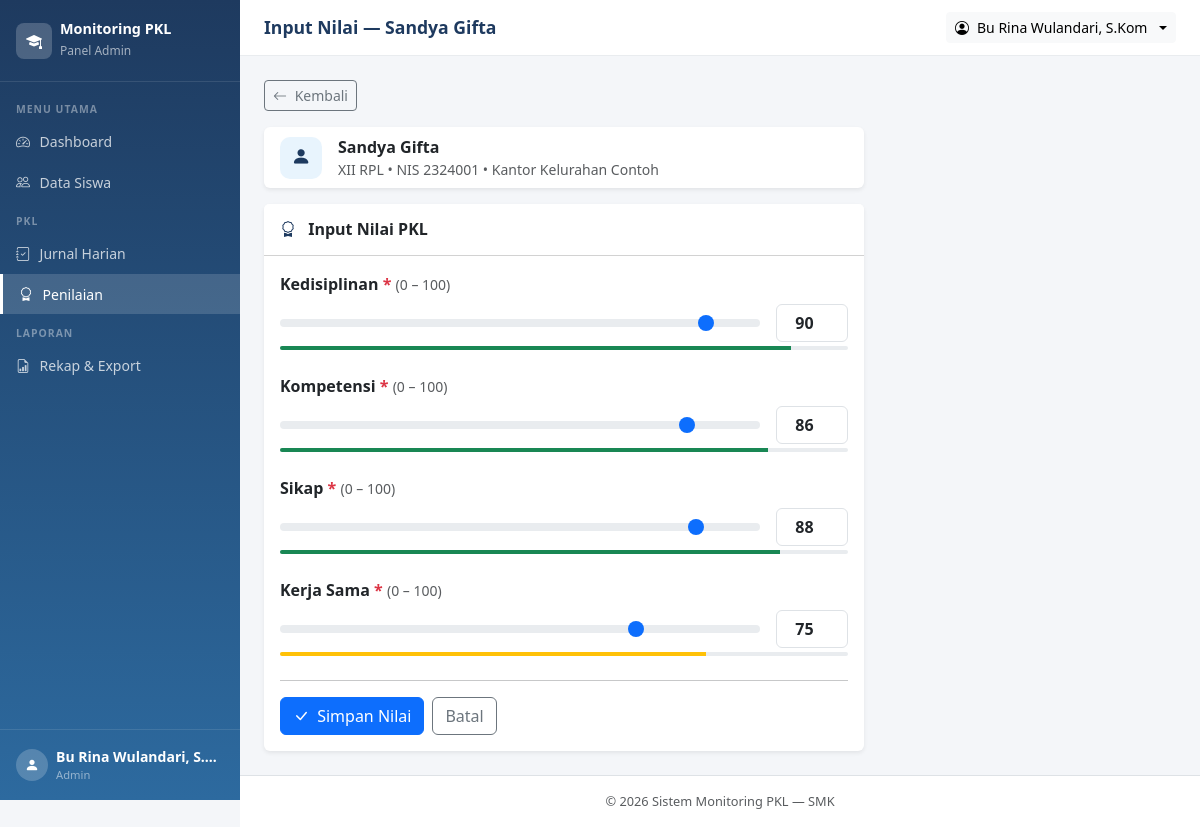
The page /admin/nilai/form.php?siswa_id=1 (signed in) on the database its author committed.
### tables this page shows
CREATE TABLE IF NOT EXISTS `siswa` (
  `id`                        INT UNSIGNED  NOT NULL AUTO_INCREMENT,
  `user_id`                   INT UNSIGNED  NOT NULL COMMENT 'Relasi ke users.id (akun siswa)',
  `nis`                       VARCHAR(20)   NOT NULL COMMENT 'Nomor Induk Siswa',
  `kelas`                     VARCHAR(20)   NOT NULL COMMENT 'Contoh: XII RPL 1',
  `tempat_pkl`                VARCHAR(150)  NOT NULL COMMENT 'Nama perusahaan/instansi',
  `alamat_pkl`                VARCHAR(255)  DEFAULT NULL COMMENT 'Alamat tempat PKL, boleh kosong',
  `nama_pembimbing_industri`  VARCHAR(100)  NOT NULL COMMENT 'Mentor di tempat PKL, hanya data',
  `no_hp_pembimbing_industri` VARCHAR(20)   DEFAULT NULL COMMENT 'Boleh kosong',
  `guru_pembimbing_id`        INT UNSIGNED  NOT NULL COMMENT 'Relasi ke users.id (guru/admin)',
  `tgl_mulai`                 DATE          NOT NULL,
  `tgl_selesai`               DATE          NOT NULL COMMENT 'Tidak boleh sebelum tgl_mulai',
  PRIMARY KEY (`id`),
  UNIQUE KEY `uq_nis`     (`nis`),
  UNIQUE KEY `uq_user_id` (`user_id`),
  KEY `idx_guru_pembimbing` (`guru_pembimbing_id`),
  KEY `idx_kelas`           (`kelas`),
  CONSTRAINT `fk_siswa_user`
    FOREIGN KEY (`user_id`)
    REFERENCES `users`(`id`)
    ON DELETE CASCADE,
  CONSTRAINT `fk_siswa_guru`
    FOREIGN KEY (`guru_pembimbing_id`)
    REFERENCES `users`(`id`)
    ON DELETE RESTRICT    
);

CREATE TABLE IF NOT EXISTS `users` (
  `id`         INT UNSIGNED  NOT NULL AUTO_INCREMENT,
  `nama`       VARCHAR(100)  NOT NULL,
  `username`   VARCHAR(50)   NOT NULL,
  `password`   VARCHAR(255)  NOT NULL COMMENT 'Hasil password_hash(), bukan teks asli',
  `role`       ENUM('admin','siswa') NOT NULL DEFAULT 'siswa',
  `created_at` TIMESTAMP     NOT NULL DEFAULT CURRENT_TIMESTAMP,
  PRIMARY KEY (`id`),
  UNIQUE KEY `uq_username` (`username`)
);

### includes/auth.php (called while the page is built, shortened)
<?php
function current_user(): array
{
    return [
        'user_id'  => $_SESSION['user_id']  ?? null,
        'nama'     => $_SESSION['nama']     ?? '',
        'username' => $_SESSION['username'] ?? '',
        'role'     => $_SESSION['role']     ?? '',
        'siswa_id' => $_SESSION['siswa_id'] ?? null,
    ];
}
function current_role(): string
{
    return $_SESSION['role'] ?? '';
}

### includes/functions.php (called while the page is built, shortened)
<?php
function e(string $string): string
{
    return htmlspecialchars($string, ENT_QUOTES, 'UTF-8');
}

### admin/nilai/form.php (the view, shortened to what this page needs)
<?php
require_once __DIR__ . '/../../includes/auth.php';
require_once __DIR__ . '/../../includes/functions.php';
$db       = get_db();
$siswa_id = (int)($_GET['siswa_id'] ?? 0);
$aspek_list = ['Kedisiplinan', 'Kompetensi', 'Sikap', 'Kerja Sama'];
$stmt = $db->prepare("
    SELECT s.*, u.nama AS nama_siswa, u.username
    FROM siswa s JOIN users u ON s.user_id = u.id
    WHERE s.id = ?
");
$stmt->execute([$siswa_id]);
$siswa = $stmt->fetch();
$n_stmt = $db->prepare("SELECT aspek_penilaian, nilai FROM nilai WHERE siswa_id = ?");
$n_stmt->execute([$siswa_id]);
$nilai_existing = [];
foreach ($n_stmt->fetchAll() as $n) {
    $nilai_existing[$n['aspek_penilaian']] = $n['nilai'];
}
$page_title = 'Input Nilai — ' . $siswa['nama_siswa'];
require_once __DIR__ . '/../../includes/header.php';
?>
<div class="mb-3">
  <a href="<?= APP_URL ?>/admin/nilai/index.php" class="btn btn-sm btn-outline-secondary">
    <i class="bi bi-arrow-left me-1"></i> Kembali
  </a>
</div>
<div class="card border-0 shadow-sm mb-3" style="max-width:600px">
  <div class="card-body py-2 px-3">
    <div class="d-flex align-items-center gap-3">
      <div style="width:42px;height:42px;background:#e8f4fd;border-radius:10px;display:flex;align-items:center;justify-content:center">
        <i class="bi bi-person-fill" style="color:#1e3a5f;font-size:1.2rem"></i>
      </div>
      <div>
        <div class="fw-bold"><?= e($siswa['nama_siswa']) ?></div>
        <div class="text-muted small">
          <?= e($siswa['kelas']) ?> &bull; NIS <?= e($siswa['nis']) ?> &bull; <?= e($siswa['tempat_pkl']) ?>
        </div>
      </div>
    </div>
  </div>
</div>
<div class="card border-0 shadow-sm" style="max-width:600px">
  <div class="card-header bg-white py-3">
    <h6 class="mb-0 fw-bold">
      <i class="bi bi-award me-2" style="color:#1e3a5f"></i>
      Input Nilai PKL
    </h6>
  </div>
  <div class="card-body">
    <form method="POST" novalidate>
      <?php foreach ($aspek_list as $aspek):
        $existing = $nilai_existing[$aspek] ?? '';
        $posted   = isset($_POST['nilai'][$aspek]) ? (int)$_POST['nilai'][$aspek] : $existing;
      ?>
      <div class="mb-4">
        <label class="form-label fw-semibold">
          <?= e($aspek) ?>
          <span class="text-danger">*</span>
          <span class="text-muted fw-normal small">(0 – 100)</span>
        </label>
        <div class="d-flex align-items-center gap-3">
          <input type="range" class="form-range flex-grow-1"
                 min="0" max="100" step="1"
                 value="<?= e($posted !== '' ? $posted : 75) ?>"
                 oninput="document.getElementById('num_<?= $aspek ?>').value=this.value">
          <input type="number" name="nilai[<?= e($aspek) ?>]"
                 id="num_<?= $aspek ?>"
                 class="form-control text-center fw-bold"
                 style="width:72px"
                 min="0" max="100"
                 value="<?= e($posted !== '' ? $posted : 75) ?>"
                 oninput="syncSlider(this, '<?= $aspek ?>')"
                 required>
        </div>
        <div class="progress mt-1" style="height:4px">
          <div class="progress-bar <?= ($posted !== '' && $posted >= 75) ? 'bg-success' : 'bg-warning' ?>"
               id="bar_<?= $aspek ?>"
               style="width:<?= $posted !== '' ? $posted : 75 ?>%"></div>
        </div>
      </div>
      <?php endforeach; ?>
      <hr>
      <div class="d-flex gap-2">
        <button type="submit" class="btn btn-primary">
          <i class="bi bi-check-lg me-1"></i> Simpan Nilai
        </button>
        <a href="<?= APP_URL ?>/admin/nilai/index.php" class="btn btn-outline-secondary">Batal</a>
      </div>
    </form>
  </div>
</div>
<?php require_once __DIR__ . '/../../includes/footer.php'; ?>

### includes/header.php (shortened to what this page needs)
<?php
require_once __DIR__ . '/../includes/functions.php';
require_once __DIR__ . '/../includes/auth.php';
$page_title = $page_title ?? 'Monitoring PKL';
$user       = current_user();
$role       = current_role();
$base = ($role === 'admin') ? APP_URL . '/admin' : APP_URL . '/siswa';
$current = basename($_SERVER['PHP_SELF']);
$current_dir = basename(dirname($_SERVER['PHP_SELF']));
?>
<!DOCTYPE html>
<html lang="id">
<head>
  <link href="https://cdn.jsdelivr.net/npm/bootstrap@5.3.3/dist/css/bootstrap.min.css" rel="stylesheet">
  <link href="https://cdn.jsdelivr.net/npm/bootstrap-icons@1.11.3/font/bootstrap-icons.min.css" rel="stylesheet">
</head>
<body>
<nav class="sidebar" id="sidebar">
  <a href="<?= $base ?>/dashboard.php" class="sidebar-brand d-flex align-items-center gap-2 text-decoration-none">
    <div style="width:36px;height:36px;background:rgba(255,255,255,0.2);border-radius:8px;display:flex;align-items:center;justify-content:center;flex-shrink:0">
      <i class="bi bi-mortarboard-fill text-white"></i>
    </div>
    <div>
      <h6 class="mb-0">Monitoring PKL</h6>
      <small><?= $role === 'admin' ? 'Panel Admin' : 'Panel Siswa' ?></small>
    </div>
  </a>
  <div class="sidebar-nav">
    <?php if ($role === 'admin'): ?>
      <div class="sidebar-label">Menu Utama</div>
      <a href="<?= APP_URL ?>/admin/dashboard.php"
         class="nav-link <?= $current === 'dashboard.php' && $current_dir === 'admin' ? 'active' : '' ?>">
        <i class="bi bi-speedometer2"></i> Dashboard
      </a>
      <a href="<?= APP_URL ?>/admin/siswa/index.php"
         class="nav-link <?= $current_dir === 'siswa' ? 'active' : '' ?>">
        <i class="bi bi-people"></i> Data Siswa
      </a>
      <div class="sidebar-label">PKL</div>
      <a href="<?= APP_URL ?>/admin/jurnal/index.php"
         class="nav-link <?= $current_dir === 'jurnal' ? 'active' : '' ?>">
        <i class="bi bi-journal-check"></i> Jurnal Harian
      </a>
      <a href="<?= APP_URL ?>/admin/nilai/index.php"
         class="nav-link <?= $current_dir === 'nilai' ? 'active' : '' ?>">
        <i class="bi bi-award"></i> Penilaian
      </a>
      <div class="sidebar-label">Laporan</div>
      <a href="<?= APP_URL ?>/admin/laporan/index.php"
         class="nav-link <?= $current_dir === 'laporan' ? 'active' : '' ?>">
        <i class="bi bi-file-earmark-bar-graph"></i> Rekap & Export
      </a>
    <?php endif; ?>
  </div>
  <div class="sidebar-footer">
    <div class="d-flex align-items-center gap-2">
      <div style="width:32px;height:32px;background:rgba(255,255,255,0.2);border-radius:50%;display:flex;align-items:center;justify-content:center;flex-shrink:0">
        <i class="bi bi-person-fill text-white small"></i>
      </div>
      <div style="min-width:0">
        <div class="text-white small fw-semibold text-truncate"><?= e($user['nama']) ?></div>
        <div style="color:rgba(255,255,255,0.5);font-size:0.7rem"><?= $role === 'admin' ? 'Admin' : 'Siswa' ?></div>
      </div>
    </div>
  </div>
</nav>
<div class="main-wrapper">
  <div class="topbar">
    <div class="d-flex align-items-center gap-3">
      <h5 class="page-heading"><?= e($page_title) ?></h5>
    </div>
    <div class="dropdown">
      <button class="btn btn-sm btn-light dropdown-toggle d-flex align-items-center gap-2" data-bs-toggle="dropdown">
        <i class="bi bi-person-circle"></i>
        <span class="d-none d-sm-inline"><?= e($user['nama']) ?></span>
      </button>
    </div>
  </div>
  <div class="content-area">

### includes/header.php (style rules this page uses)
:root { --sidebar-width: 240px; --primary: #1e3a5f; --primary-light: #2d6a9f; }
body { background: #f4f6f9; font-family: 'Segoe UI', sans-serif; }
.sidebar { width: var(--sidebar-width); min-height: 100vh; background: linear-gradient(180deg, var(--primary) 0%, var(--primary-light) 100%); position: fixed; top: 0; left: 0; z-index: 1000; transition: transform 0.3s ease; display: flex; flex-direction: column; }
.sidebar-brand { padding: 1.25rem 1rem; border-bottom: 1px solid rgba(255,255,255,0.1); text-decoration: none; }
.sidebar-brand h6 { color: #fff; font-weight: 700; margin: 0; font-size: 0.9rem; }
.sidebar-brand small { color: rgba(255,255,255,0.6); font-size: 0.75rem; }
.sidebar-nav { padding: 0.5rem 0; flex: 1; }
.sidebar-label { padding: 0.75rem 1rem 0.25rem; font-size: 0.65rem; font-weight: 700; letter-spacing: 1px; text-transform: uppercase; color: rgba(255,255,255,0.4); }
.sidebar-nav .nav-link { color: rgba(255,255,255,0.75); padding: 0.6rem 1rem; border-radius: 0; display: flex; align-items: center; gap: 0.6rem; font-size: 0.875rem; transition: all 0.2s; }
.sidebar-nav .nav-link:hover, .sidebar-nav .nav-link.active { background: rgba(255,255,255,0.15); color: #fff; }
.sidebar-nav .nav-link.active { border-left: 3px solid #fff; }
.sidebar-footer { padding: 1rem; border-top: 1px solid rgba(255,255,255,0.1); }
.main-wrapper { margin-left: var(--sidebar-width); min-height: 100vh; display: flex; flex-direction: column; }
.topbar { background: #fff; border-bottom: 1px solid #e9ecef; padding: 0.75rem 1.5rem; display: flex; align-items: center; justify-content: space-between; position: sticky; top: 0; z-index: 999; }
.topbar .page-heading { font-weight: 700; color: var(--primary); margin: 0; font-size: 1.1rem; }
.content-area { padding: 1.5rem; flex: 1; }

### rows shown on the page
siswa: user.nama "Input Nilai — Sandya Gifta", user.nama "Sandya Gifta", kelas "XII RPL", nis "2324001", tempat_pkl "Kantor Kelurahan Contoh"

### other values the page prints
$user['nama'] "Bu Rina Wulandari, S.…"
$user['nama'] "Bu Rina Wulandari, S.Kom"
$aspek "Kedisiplinan"
$aspek "Kompetensi"
$aspek "Sikap"
$aspek "Kerja Sama"
